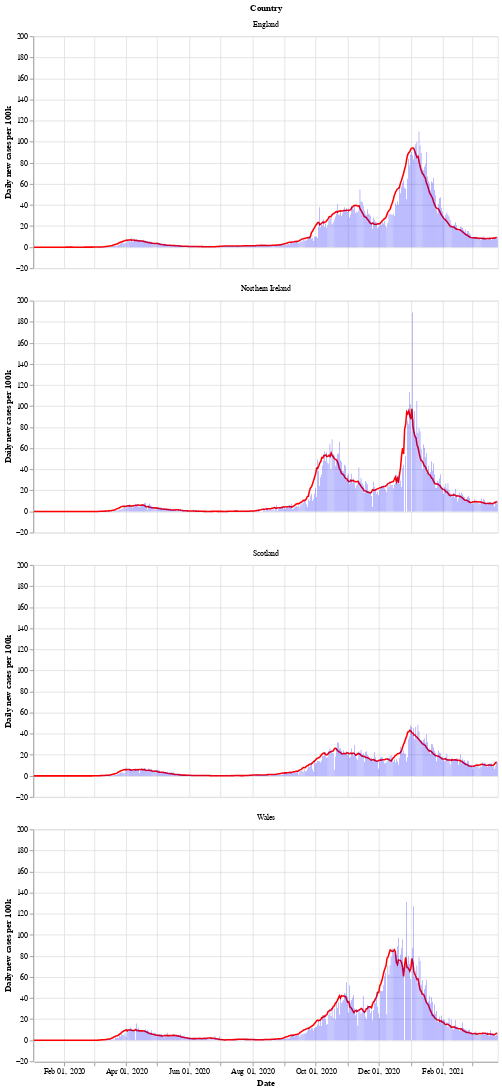

Write notebook code for a chart like this one.
### Markdown cell above
Next is a bar chart of the number of new cases in each country (per 100k population), with the 7 day moving average of cases. Again we see that Wales saw a longer period of raising and falling cases compared to the other countries.

After a period of cases falling, each nation is now seeing a rise in the number of cases - especially in Wales.

### Code cell
# collapse
bars = alt.Chart(uk_cases).mark_bar().encode(
    x=alt.X("yearmonthdate(date):T", axis=alt.Axis(title='Date')),
    y=alt.Y("newCasesRate:Q", axis=alt.Axis(title='Daily new cases per 100k')),
    tooltip='newCasesRate',
    color=alt.condition(
        alt.datum.dailyChange > 0,
        alt.value("orange"),  # The positive color
        alt.value("blue")  # The negative color
    )
).properties(title='New cases per 100k population with rolling 7 day average', width=600).interactive()
line = alt.Chart(uk_cases).mark_line(
    color='red',
    size=2,
).transform_window(
    rolling_mean='mean(newCasesRate)',
    frame=[0, 7],
    groupby=['areaName']
).encode(
    x='yearmonthdate(date):T',
    y='rolling_mean:Q'
)
alt.layer(line, bars, data=uk_cases).facet(alt.Row('areaName', title='Country'), columns=1)

### Figure 1 — Vega-Lite specification as saved in the notebook (floating-point values rounded to 4 significant figures; data arrays with more than 128 entries replaced by an {"elided": "..."} marker saying what was removed)
{"config": {"view": {"continuousWidth": 400, "continuousHeight": 300}}, "data": {"name": "data-21580e113eecde7a5aa55919964b89f9"}, "facet": {"type": "nominal", "field": "areaName", "title": "Country"}, "spec": {"layer": [{"mark": {"type": "line", "color": "red", "size": 2}, "encoding": {"x": {"type": "temporal", "field": "date", "timeUnit": "yearmonthdate"}, "y": {"type": "quantitative", "field": "rolling_mean"}}, "transform": [{"window": [{"op": "mean", "field": "newCasesRate", "as": "rolling_mean"}], "frame": [0, 7], "groupby": ["areaName"]}]}, {"mark": "bar", "encoding": {"color": {"condition": {"value": "orange", "test": "(datum.dailyChange > 0)"}, "value": "blue"}, "tooltip": {"type": "quantitative", "field": "newCasesRate"}, "x": {"type": "temporal", "axis": {"title": "Date"}, "field": "date", "timeUnit": "yearmonthdate"}, "y": {"type": "quantitative", "axis": {"title": "Daily new cases per 100k"}, "field": "newCasesRate"}}, "selection": {"selector002": {"type": "interval", "bind": "scales", "encodings": ["x", "y"]}}, "title": "New cases per 100k population with rolling 7 day average", "width": 600}]}, "columns": 1, "$schema": "https://vega.github.io/schema/vega-lite/v4.8.1.json", "datasets": {"data-21580e113eecde7a5aa55919964b89f9": {"elided": "1792 records"}}}
